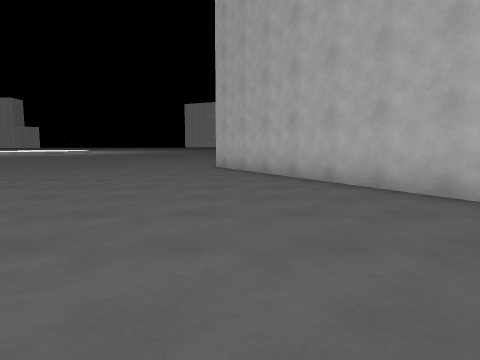
view 1 (above)

24 first-person views from a walk through a scene from a Unity 3-D project. The camera is 1.3 m above the floor, tilts 6° down and sees 70° across. The floor is counted in squares, 1.8 m on a side. Each view is taken from the middle of a square. On the plan, view 1 faces up. The plan holds only what a view shows up to about 11 squares ahead; the rest is blank. The place goes on beyond the plan. The player is left out. Some animated figures are left out.

view 2
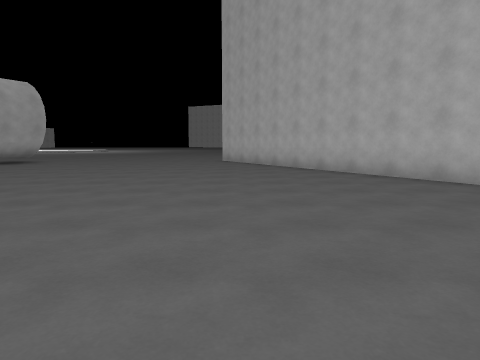

view 3
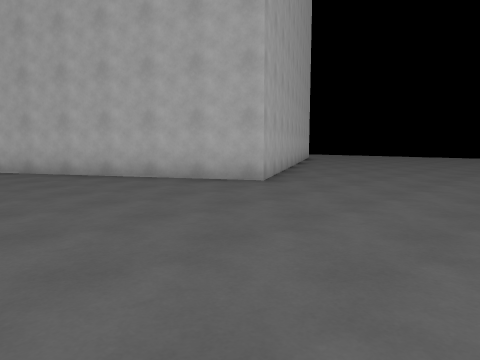

view 4
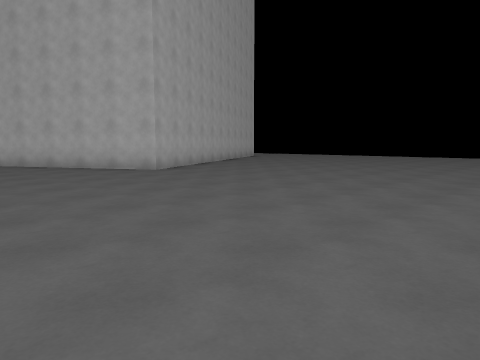

view 5
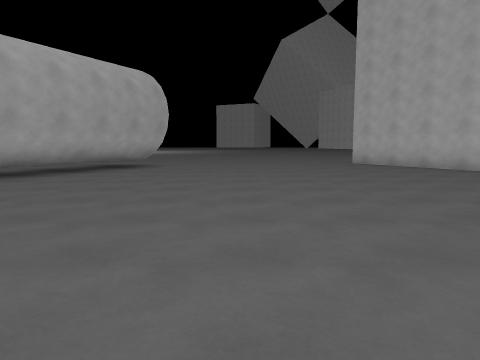

view 6
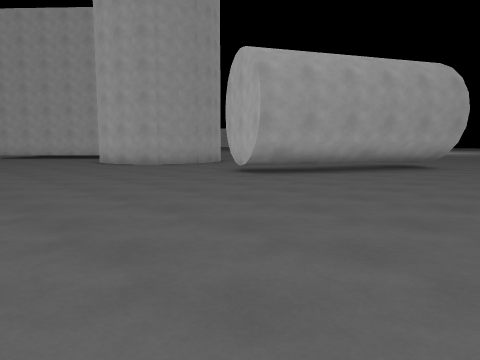

view 7
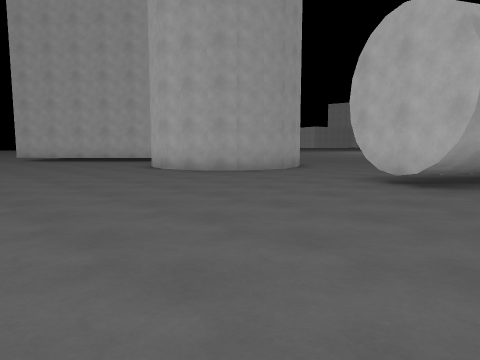

view 8
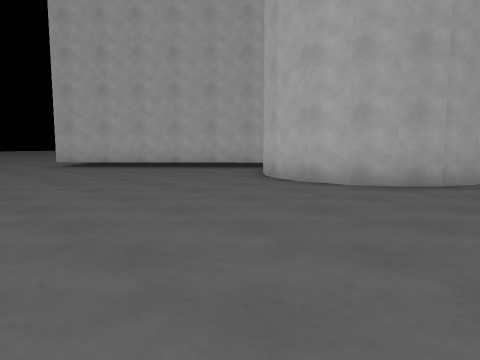

view 9
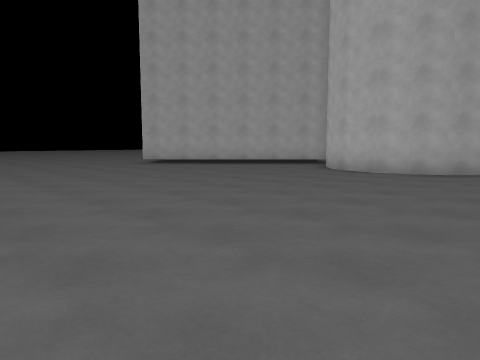

view 10
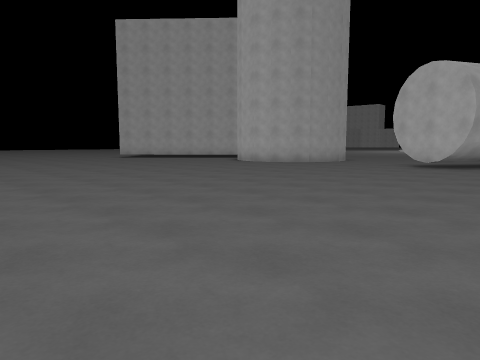

view 11
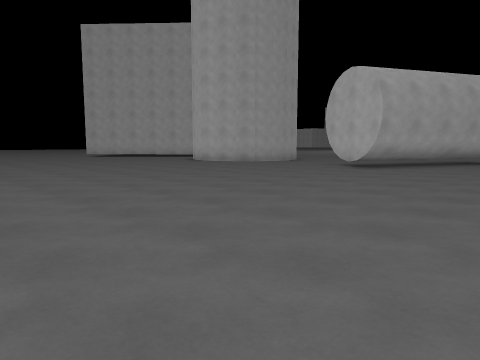

view 12
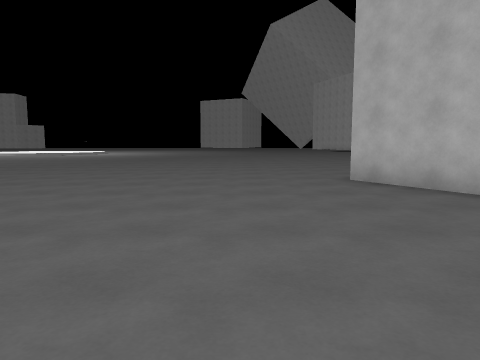

view 13
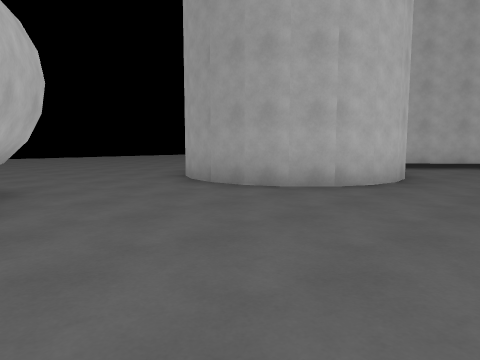

view 14
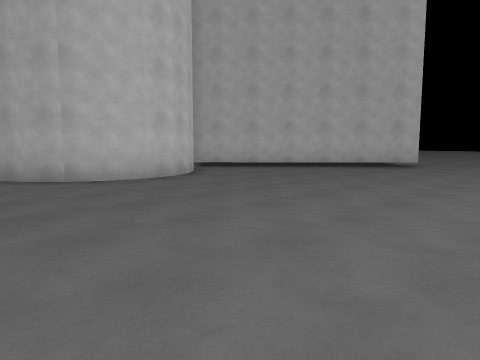

view 15
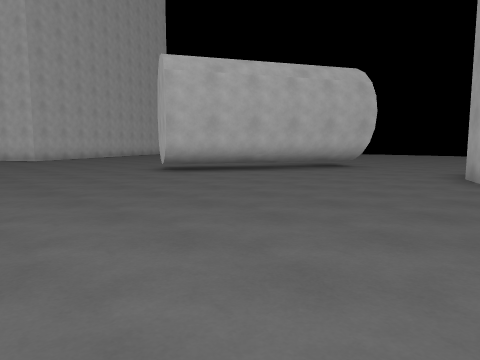

view 16
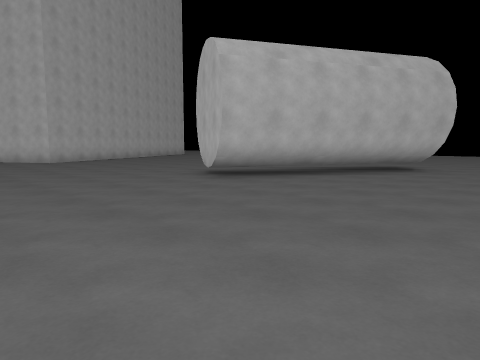

view 17
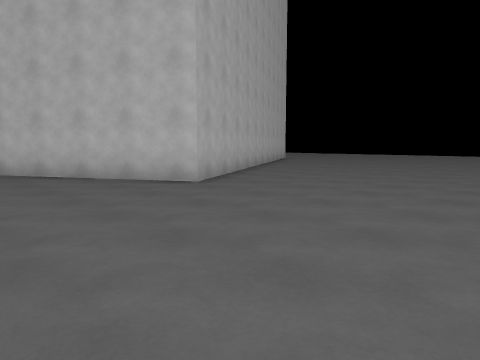

view 18
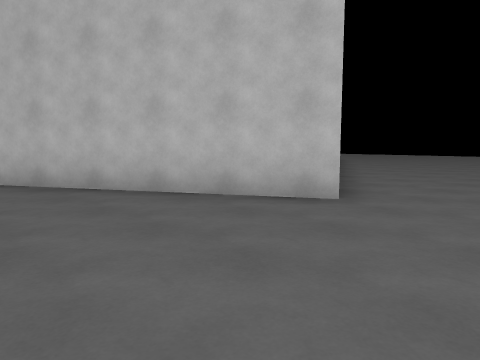

view 19
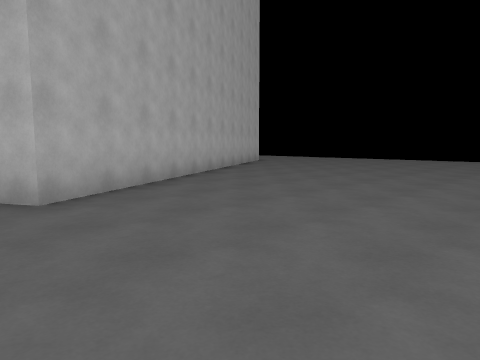

view 20
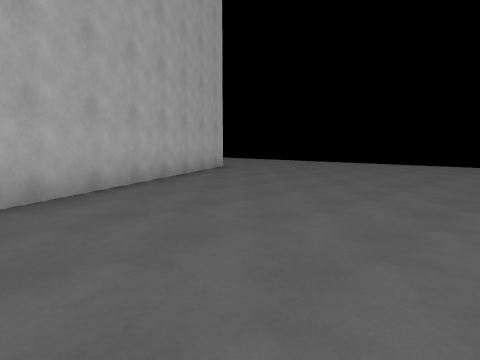

view 21
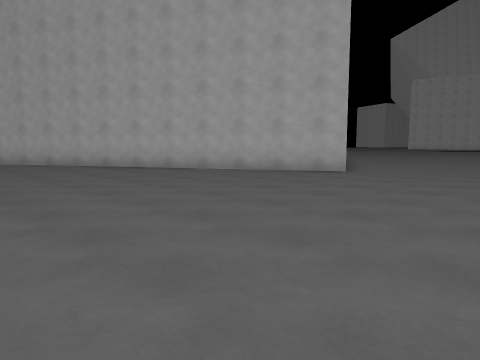

view 22
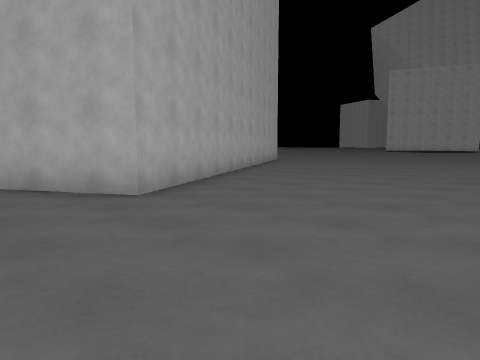

view 23
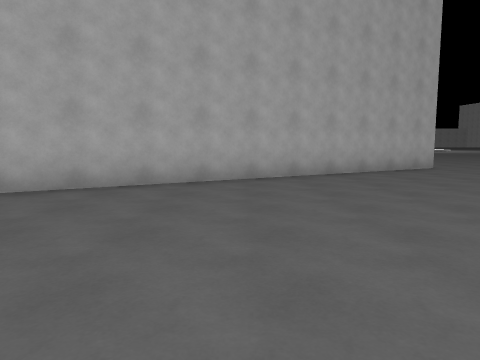

view 24
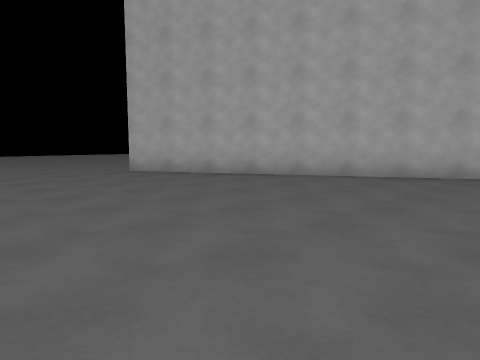

### Floor plan
Points are (right, up) in squares from view 1. A wall is a line through its corners. A room is listed if a view was taken in it or the views show most of it. See-through windows are left out.
Room 1 (views 1, 2, 3, 4, 5, 6, 7, 8, 9, 10, 11, 12, 13, 14, 15, 16, 17, 18, 19, 20, 21, 22, 23, 24)
walls: (-10.3, 3.8) (-12.5, 5) (-9.7, 10.3) (-7.5, 9.1) (-10.3, 3.8); (-19.7, 7.5) (-19.2, 8) (-18.5, 8.4) (-17.7, 8.5) (-16.9, 8.4) (-16.2, 8) (-15.7, 7.5) (-15.3, 6.8) (-15.2, 6) (-15.3, 5.2) (-15.7, 4.6) (-16.2, 4) (-16.9, 3.6) (-17.7, 3.5) (-18.5, 3.6) (-19.2, 4) (-19.7, 4.6); (-20.9, 6) (-25.3, 1.9); (10.4, 15.5) (15.6, 6.4) (5.1, 0.5) (-0.8, 10.9) (4.2, 13.7); (-25.4, 11.5) (-20.5, 6.3)

Positions as (right, up) in squares from view 1, and headings:
1: (0, 0), facing up
2: (0, -4), facing up
3: (0, -4), facing up-right
4: (0, -8), facing up-right
5: (-5, -2), facing up
6: (-5, -2), facing up-left
7: (-9, -2), facing up-left
8: (-14, -2), facing up-left
9: (-14, -5), facing up-left
10: (-8, -7), facing up-left
11: (-6, -6), facing up-left
12: (-3, 4), facing up
13: (-11, 11), facing down-left
14: (-14, 15), facing down-left
15: (-17, 15), facing down-right
16: (-15, 15), facing down-right
17: (-6, 15), facing down-right
18: (-3, 15), facing down-right
19: (4, -4), facing up-right
20: (8, -2), facing up-right
21: (20, -2), facing up-left
22: (20, 4), facing up-left
23: (20, 11), facing left
24: (20, 15), facing down-left
